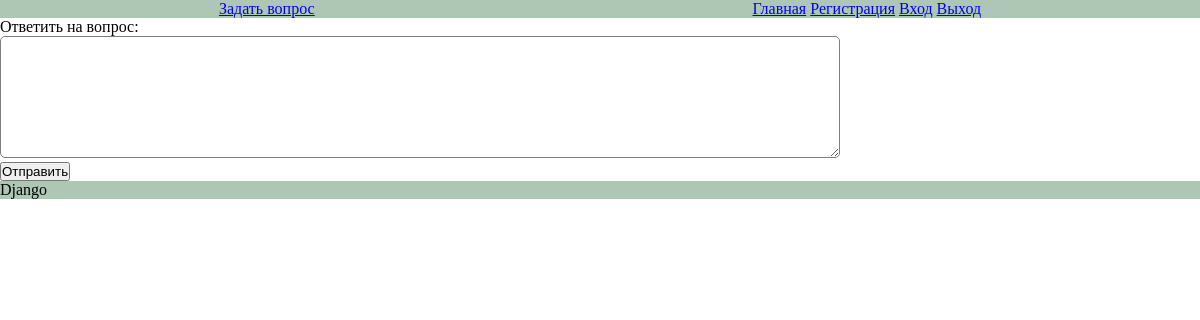
The page /q/71/ on the database as committed earlier.
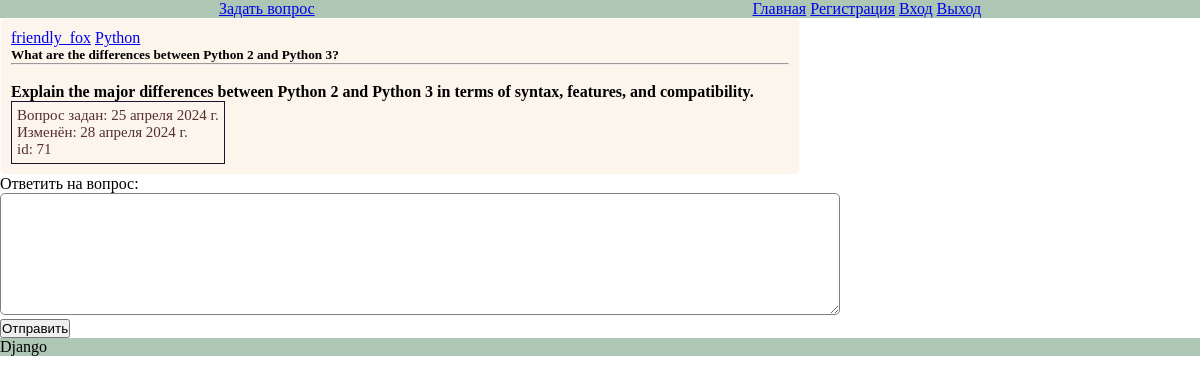
The same page on the database as committed later.
### main/models.py (models this page shows)
class Question(models.Model):
    autor = models.ForeignKey(
        User,
        max_length=20,
        null=True,
        blank=False,
        on_delete=models.SET_NULL,
        related_name="question_set",
    )
    teg = models.CharField(max_length=10, blank=False)
    title = models.CharField(max_length=50, blank=False)
    text = models.TextField(max_length=200, blank=False)
    created_at = models.DateField(auto_now_add=True, blank=False)
    updated_at = models.DateField(auto_now=True, blank=False)
    views = models.SmallIntegerField(default=0)

### main/views_2.py (the view)
# urls.py: path("q/<int:id_question>/", question, name="question"),
def question(request, **kwargs):
    print(kwargs, "<<<< ---------- kwargs ----------")
    try:
        objects_user = kwargs.get("username")
        question_obj = Question.objects.filter(id=kwargs["id_question"])
        context = {"question": question_obj, "username": objects_user}
        print(question_obj, "<<< ===== message object")
        return render(request, "questions.html", context)
    except Exception as e:
        print(e, "<<< eeeeee")
        return HttpResponse("err")

### templates/questions.html (shortened to what this page needs)
{% extends 'main.html' %}
{% load static %}
    {% block content %}
      <link rel="stylesheet" type="text/css" href="{% static 'css/style.css' %}" />
      {% for quest in question %}
        <div id="conteiner">
          <div id="box">
            <div>
              <a href="/user/info/{{ quest.autor }}">{{ quest.autor }}</a>
              <a href="https://qna.habr.com/tag/python/questions">{{ quest.teg }}</a>
              <div>
                <h5>{{ quest.title }}</h5>
                <hr />
                <br />
                <h4>{{ quest.text }}</h4>
              </div>
              <div class="date">
                <div>Вопрос задан: {{ quest.created_at }}</div>
                <div>Изменён: {{ quest.updated_at }}</div>id: {{ quest.id }}
              </div>
            </div>
          </div>
        </div>
      {% endfor %}
      <form action="/answer/{{ question.first.id }}/{{ username }}/" method="post" id="form">
        <label for="message">Ответить на вопрос:</label><br />
        <textarea id="message" name="message" rows="8" cols="80"></textarea><br />
        <button type="submit">Отправить</button>
      </form>
    {% endblock %}

Rows that differ between the two databases and show on the page:
added Question: autor "friendly_fox", teg "Python", title "What are the differences between Python 2 and Python 3?", text "Explain the major differences between Python 2 and Python 3 in terms of syntax, features, and compatibility.", created_at "25 апреля 2024 г.", updated_at "28 апреля 2024 г.", id "71"
